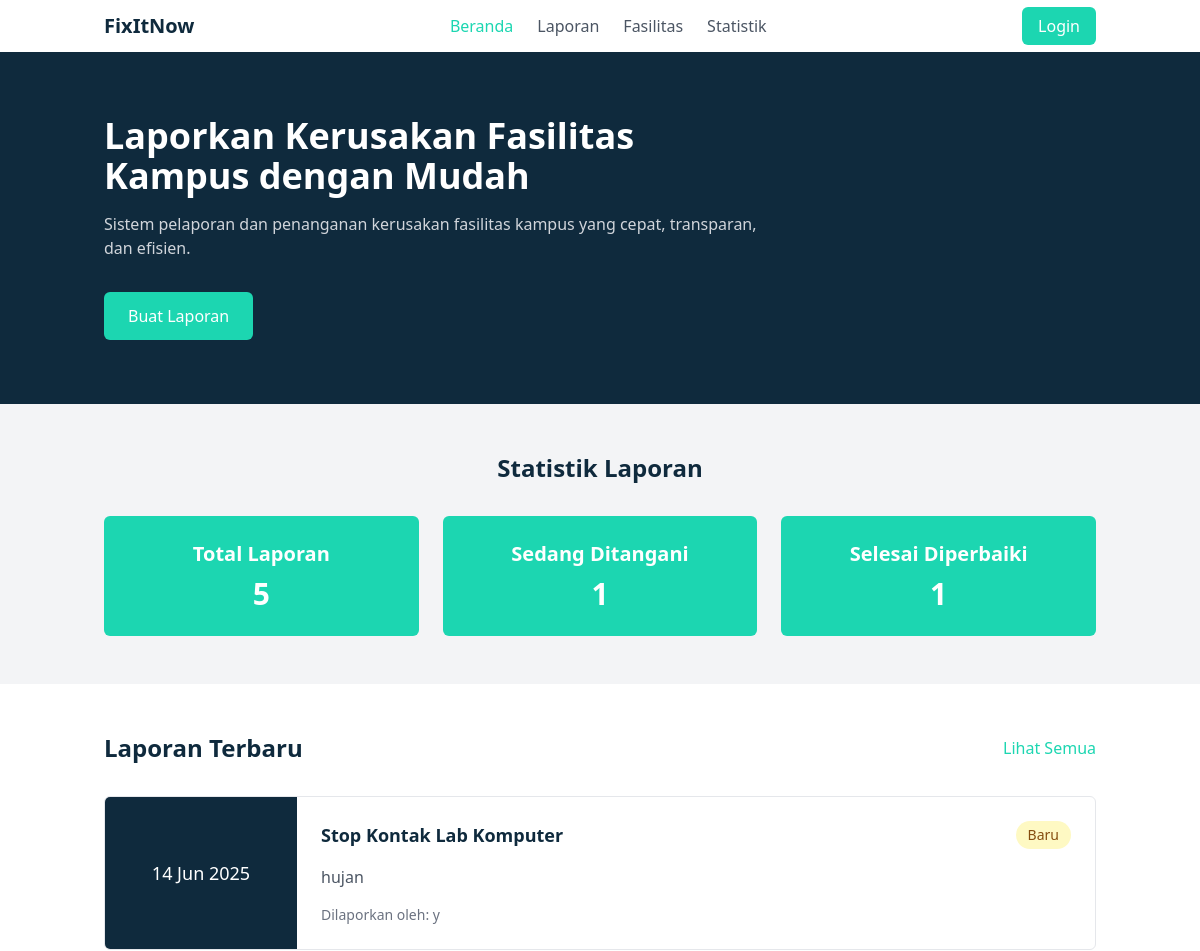
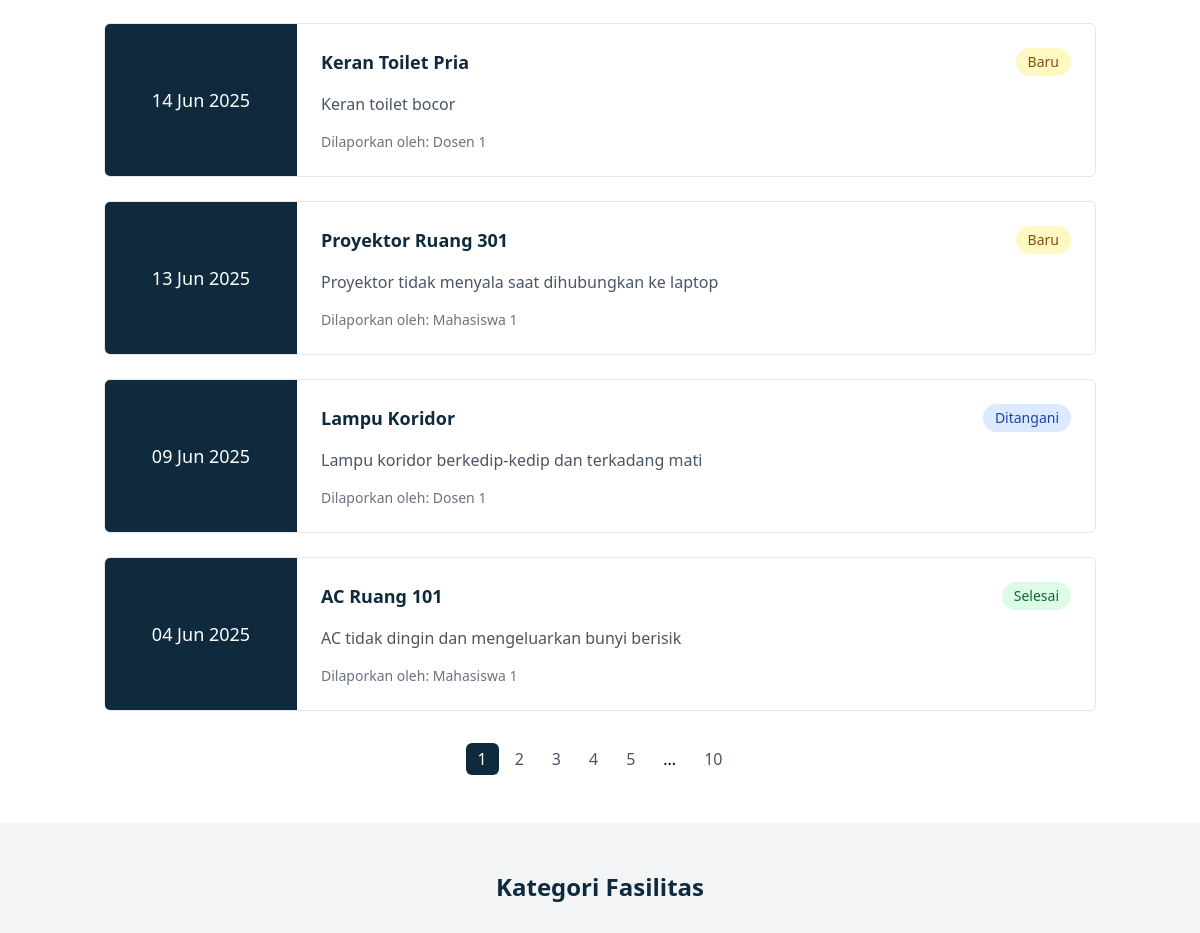
The app's page / (upper part), older data (2 pictures, top to bottom).
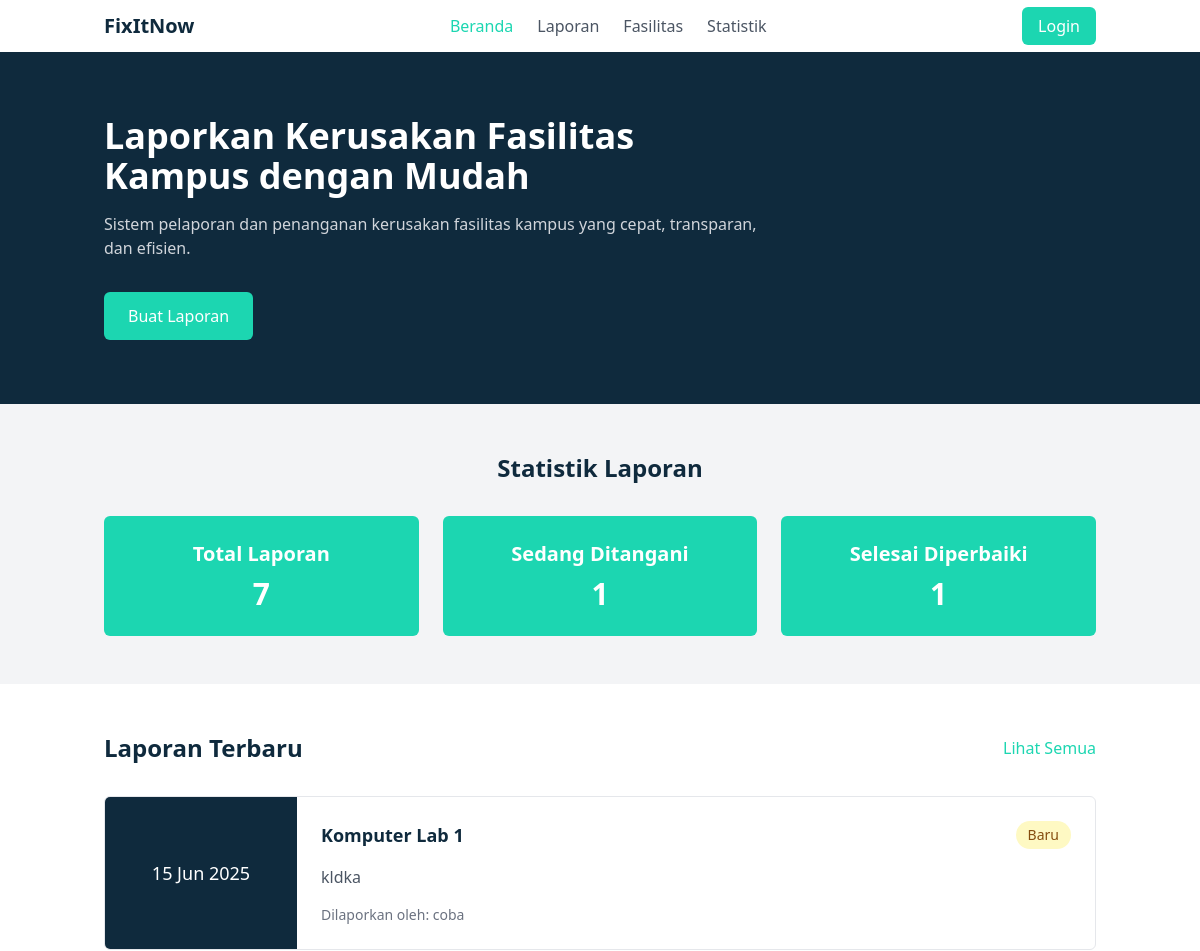
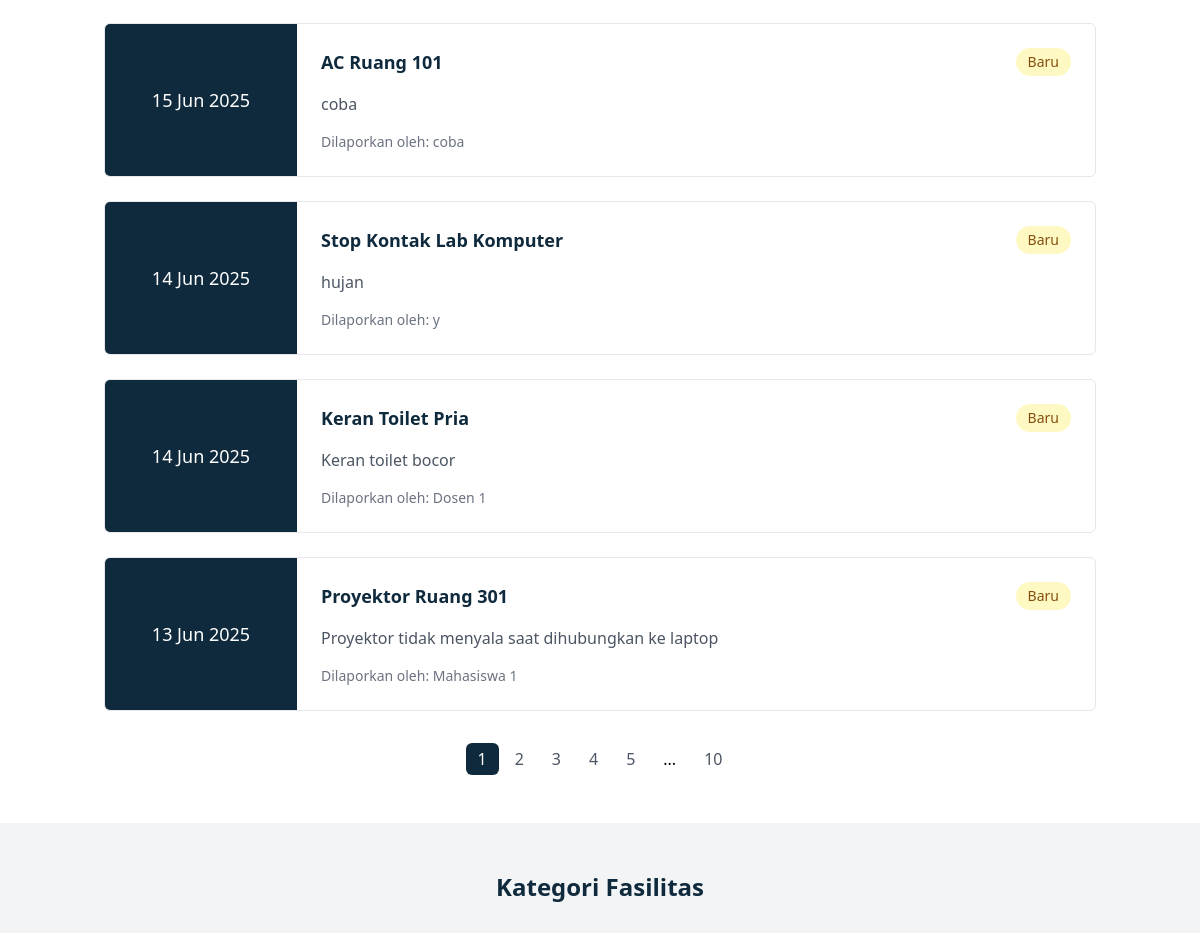
The same page, newer data (2 pictures, top to bottom).
### tables this page shows
CREATE TABLE `laporan` (
  `id_laporan` int NOT NULL AUTO_INCREMENT,
  `id_pelapor` int NOT NULL,
  `id_fasilitas` int NOT NULL,
  `deskripsi_kerusakan` text NOT NULL,
  `status` enum('Baru','Ditangani','Selesai') NOT NULL DEFAULT 'Baru',
  `tanggal_lapor` datetime NOT NULL,
  `id_teknisi` int DEFAULT NULL,
  `estimasi_selesai` date DEFAULT NULL,
  `tanggal_selesai` datetime DEFAULT NULL,
  PRIMARY KEY (`id_laporan`),
  KEY `id_pelapor` (`id_pelapor`),
  KEY `id_fasilitas` (`id_fasilitas`),
  KEY `id_teknisi` (`id_teknisi`),
  CONSTRAINT `laporan_ibfk_1` FOREIGN KEY (`id_pelapor`) REFERENCES `users` (`id_user`),
  CONSTRAINT `laporan_ibfk_2` FOREIGN KEY (`id_fasilitas`) REFERENCES `fasilitas` (`id_fasilitas`),
  CONSTRAINT `laporan_ibfk_3` FOREIGN KEY (`id_teknisi`) REFERENCES `users` (`id_user`)
);

CREATE TABLE `fasilitas` (
  `id_fasilitas` int NOT NULL AUTO_INCREMENT,
  `nama_fasilitas` varchar(100) NOT NULL,
  `id_kategori` int NOT NULL,
  `lokasi` varchar(100) NOT NULL,
  PRIMARY KEY (`id_fasilitas`),
  KEY `id_kategori` (`id_kategori`),
  CONSTRAINT `fasilitas_ibfk_1` FOREIGN KEY (`id_kategori`) REFERENCES `kategori_fasilitas` (`id_kategori`)
);

CREATE TABLE `users` (
  `id_user` int NOT NULL AUTO_INCREMENT,
  `nama` varchar(100) NOT NULL,
  `email` varchar(100) NOT NULL,
  `password` varchar(255) NOT NULL,
  `role` enum('user','teknisi','admin') NOT NULL DEFAULT 'user',
  `created_at` timestamp NULL DEFAULT CURRENT_TIMESTAMP,
  PRIMARY KEY (`id_user`),
  UNIQUE KEY `email` (`email`)
);

### models/Laporan.php (called while the page is built, shortened)
<?php
class Laporan {
    protected $pdo;
    public function __construct(PDO $db_connection) {
        $this->pdo = $db_connection;
    }
    public function getLatestReports($limit = 5) {
        try {
            $limit = (int)$limit;
            $query = "SELECT l.*, f.nama_fasilitas, u.nama as nama_pelapor
                      FROM laporan l
                      JOIN fasilitas f ON l.id_fasilitas = f.id_fasilitas
                      JOIN users u ON l.id_pelapor = u.id_user
                      ORDER BY l.tanggal_lapor DESC
                      LIMIT $limit";
            $stmt = $this->pdo->prepare($query);
            $stmt->execute();
            return $stmt->fetchAll(PDO::FETCH_ASSOC);
        } catch (PDOException $e) {
            throw new Exception("Error fetching reports: " . $e->getMessage());
        }
    }
    public function getTotalReports() {
        try {
            $stmt = $this->pdo->prepare("SELECT COUNT(*) as total FROM laporan");
            $stmt->execute();
            return $stmt->fetchColumn();
        } catch (PDOException $e) {
            throw new Exception("Error counting reports: " . $e->getMessage());
        }
    }
}
?>

### index.php (the view, shortened to what the changed rows need)
<?php
require_once 'models/Laporan.php';
$db = new Database();
$conn = $db->getConnection();
$laporanModel = new Laporan($conn);
$latestReports = $laporanModel->getLatestReports(5);
$totalReports = $laporanModel->getTotalReports();
?>
<!DOCTYPE html>
<html lang="id">
<head>
    <script src="https://cdn.tailwindcss.com"></script>
</head>
<body class="bg-gray-100">
    <section class="bg-primary text-white">
        <div class="container mx-auto px-4 py-16">
            <div class="max-w-2xl">
                <h1 class="text-3xl md:text-4xl font-bold mb-4">Laporkan Kerusakan Fasilitas Kampus dengan Mudah</h1>
            </div>
        </div>
    </section>
    <section class="py-12">
        <div class="container mx-auto px-4">
            <h2 class="text-2xl font-bold text-primary mb-8 text-center">Statistik Laporan</h2>
            <div class="grid grid-cols-1 md:grid-cols-3 gap-6">
                <div class="bg-secondary p-6 rounded-md text-white text-center">
                    <h3 class="text-xl font-bold mb-2">Total Laporan</h3>
                    <p class="text-3xl font-bold"><?= $totalReports ?></p>
                </div>
            </div>
        </div>
    </section>
    <section class="py-12 bg-white">
        <div class="container mx-auto px-4">
            <div class="flex justify-between items-center mb-8">
                <h2 class="text-2xl font-bold text-primary">Laporan Terbaru</h2>
            </div>
            <div class="grid grid-cols-1 gap-6">
                <?php foreach($latestReports as $report): ?>
                <div class="border border-gray-200 rounded-md overflow-hidden flex flex-col md:flex-row">
                    <div class="bg-primary w-full md:w-48 p-4 flex items-center justify-center">
                        <span class="text-white text-lg font-medium"><?= date('d M Y', strtotime($report['tanggal_lapor'])) ?></span>
                    </div>
                    <div class="p-6 flex-1">
                        <div class="flex flex-wrap justify-between mb-4">
                            <h3 class="text-lg font-bold text-primary"><?= $report['nama_fasilitas'] ?></h3>
                            <span class="<?= getStatusClass($report['status']) ?> px-3 py-1 rounded-full text-sm">
                                <?= $report['status'] ?>
                            </span>
                        </div>
                        <p class="text-gray-600 mb-4"><?= $report['deskripsi_kerusakan'] ?></p>
                        <div class="flex items-center text-sm text-gray-500">
                            <span>Dilaporkan oleh: <?= $report['nama_pelapor'] ?></span>
                        </div>
                    </div>
                </div>
                <?php endforeach; ?>
            </div>
        </div>
    </section>
    <section class="py-12">
        <div class="container mx-auto px-4">
            <h2 class="text-2xl font-bold text-primary mb-8 text-center">Kategori Fasilitas</h2>
        </div>
    </section>
    <?php
    function getStatusClass($status) {
        switch($status) {
            case 'Baru':
                return 'bg-yellow-100 text-yellow-800';
            case 'Ditangani':
                return 'bg-blue-100 text-blue-800';
            case 'Selesai':
                return 'bg-green-100 text-green-800';
        }
    }
    ?>
</body>
</html>

Row changes from the older to the newer data that the page shows:
no longer on this page (row unchanged): laporan: tanggal_lapor "09 Jun 2025", id_fasilitas.nama_fasilitas "Lampu Koridor", status "Ditangani", deskripsi_kerusakan "Lampu koridor berkedip-kedip dan terkadang mati", id_pelapor.nama "Dosen 1"
no longer on this page (row unchanged): laporan: tanggal_lapor "04 Jun 2025", id_fasilitas.nama_fasilitas "AC Ruang 101", status "Selesai", deskripsi_kerusakan "AC tidak dingin dan mengeluarkan bunyi berisik", id_pelapor.nama "Mahasiswa 1"
added laporan: tanggal_lapor "15 Jun 2025", id_fasilitas.nama_fasilitas "Komputer Lab 1", status "Baru", deskripsi_kerusakan "kldka", id_pelapor.nama "coba"
added laporan: tanggal_lapor "15 Jun 2025", id_fasilitas.nama_fasilitas "AC Ruang 101", status "Baru", deskripsi_kerusakan "coba", id_pelapor.nama "coba"
Text that changed along with them:
$totalReports: "5" → "7"
